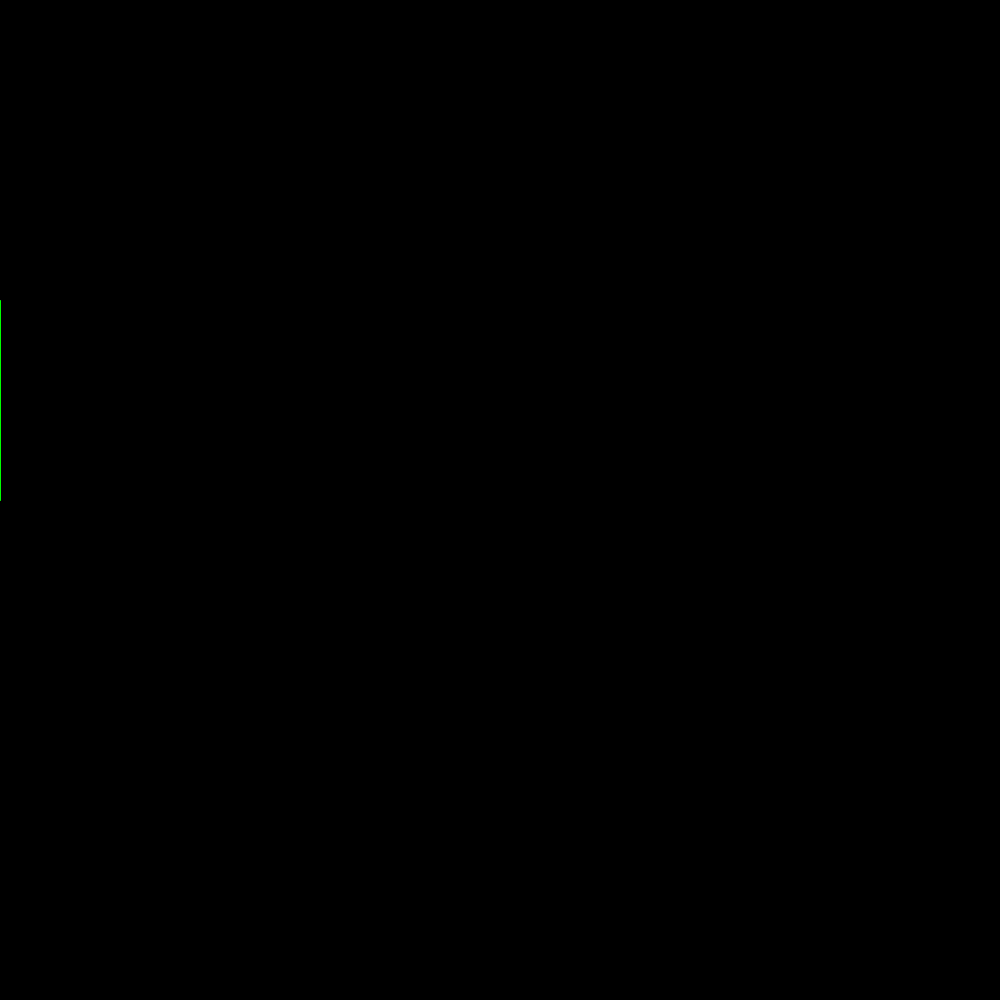
Frame 1 (no input)
Frame 60 (the mouse pressed at the canvas centre just before this capture): blank canvas, image omitted
Frame 120 (the mouse held since frame 60 and released just before this capture): blank canvas, image omitted

The Processing sketch that drew this single still picture (run headless with seeded random() and noise(); from frame 60 on, the mouse is pressed at the canvas centre):

// Processing sketch: sketch_260131a
// ── sketch_260131a.pde

int x = 0;
int y = 0;
int dir = 1;
float xK, yK;
void setup() {
  size(1000, 1000);
  y = height/2;
  background(0);
  println(y);
}

void draw() {
  background(0);
  stroke(0, 255, 0);
  fill(0, 0, 255);
  
  if(mousePressed){
    line(pmouseX,pmouseY,mouseX,mouseY);
  }

  //arc(100, 100, 100, 100, 0, 2*PI);
  //line(50,50,80,80);

  noFill();
  line(x,y,x,y-200);
  x = x+5*dir;
  if(x > width || x<0) dir = -dir;
}

void drawCuore() {
  //xy ancora1, xy controllo1, xy controllo2, xy ancora2
  stroke(255, 0, 0);
  strokeWeight(1);

  //xy ancora1, xy controllo1, xy controllo2, xy ancora2
  bezier(
    width/2, height/2+100,
    width/2-300, 200,
    width/2-150, height-100,
    width/2, height-100
    );

  bezier(
    width/2, height/2+100,
    width/2+300, 200,
    width/2+150, height-100,
    width/2, height-100
    );
}

void drawPoint(int x, int y) {
  stroke(0, 224, 216);
  strokeWeight(15);
  point(x, y);
  noStroke();
  strokeWeight(1);
}

void mousePressed(){
  drawPoint((int)random(500),(int)random(500));
  strokeWeight(1);
}

void keyPressed(){
  
  if(key == 'g'){
    fill(0,25);
    noStroke();
    rect(0,0,width,height);
    xK = lerp(xK,mouseX, 0.1);
    yK = lerp(yK,mouseY, 0.1);
    fill(255);
    ellipse(xK,yK, 50,50);
  }
}
